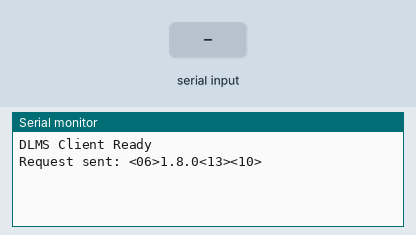
This sketch was run on a simulated Arduino Uno, built with avr-gcc and run on an emulated ATmega328P. Parts: the last lines printed to the serial monitor. Inputs (shaded band) come from the test bench.

Above: at 1.9 s.
2.0 s: "1" received over Serial
At 2.6 s:
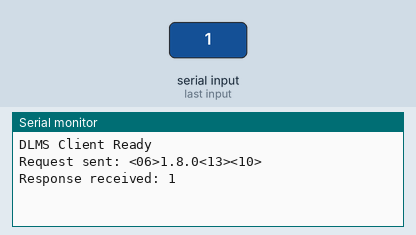
3.5 s: "0" received over Serial
At 4.3 s:
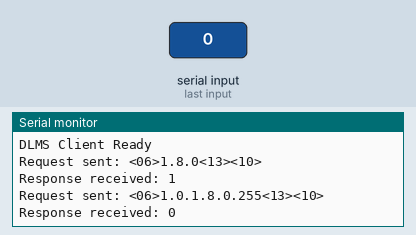
5.0 s: "2" received over Serial
At 6.6 s:
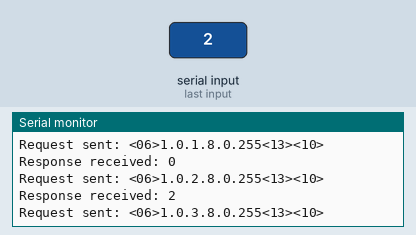
Timing chart, 0 to 8.1 s (numbered marks = the images above; inputs shaded):
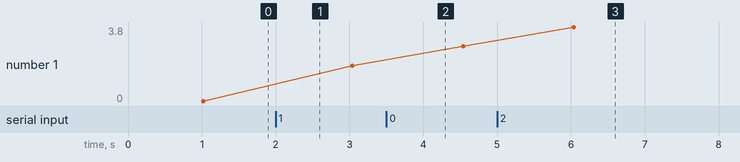

Measured:
- after the input at 2.0 s, the serial monitor: prints a new line at once (image 1)
- after the input at 3.5 s, the serial monitor: prints a new line at once (image 2)
- after the input at 5.0 s, the serial monitor: prints a new line at once (image 3)
- plotted number 1: 1.8 → 2.8 after the input at 3.5 s, 2.8 → 3.8 after the input at 5.0 s

The sketch:

client.ino
```cpp
#include <SoftwareSerial.h>

// Define OBIS codes for various parameters
const String OBIS_VOLTAGE = "1.0.1.8.0.255"; // Voltage OBIS code
const String OBIS_CURRENT = "1.0.2.8.0.255"; // Current OBIS code
const String OBIS_POWER = "1.0.3.8.0.255";   // Power OBIS code
const String OBIS_ENERGY = "1.8.0";          // Energy OBIS code

int rxPin = 9;
int txPin = 8;
// Set up the software serial for RS-485 communication
SoftwareSerial rs485(rxPin, txPin); // RX, TX

void setup() {
    pinMode(rxPin, INPUT);
    pinMode(txPin, OUTPUT);
    Serial.begin(9600);
    rs485.begin(9600);
    Serial.println("DLMS Client Ready");
}

void loop() {
    delay(1000);
    // Request data every 5 seconds
    requestData(OBIS_ENERGY);
    readResponse(); // Request energy data
    delay(1000);

    requestData(OBIS_VOLTAGE);
    readResponse(); // Request voltage data
    delay(1000);

    requestData(OBIS_CURRENT);
    readResponse(); // Request current data
    delay(1000);

    requestData(OBIS_POWER);
    readResponse(); // Request power data
    delay(1000);

    // Read and display response from the energy meter
}

void requestData(String obisCode) {
    String request = "<06>" + obisCode + "<13><10>"; // Construct DLMS request
    rs485.print(request); // Send request via RS-485
    Serial.print("Request sent: ");
    Serial.println(request); // Print the request to the serial monitor
}

void readResponse() {
  while(1){
    if (Serial.available()) {
        String response = "";
        while (Serial.available()) {
            char c = Serial.read();
            response += c;
            delay(10); // Small delay to allow complete message reception
        }
        Serial.print("Response received: ");
        Serial.println(response); // Print the response to the serial monitor
        return;
    }
  }
}
```
